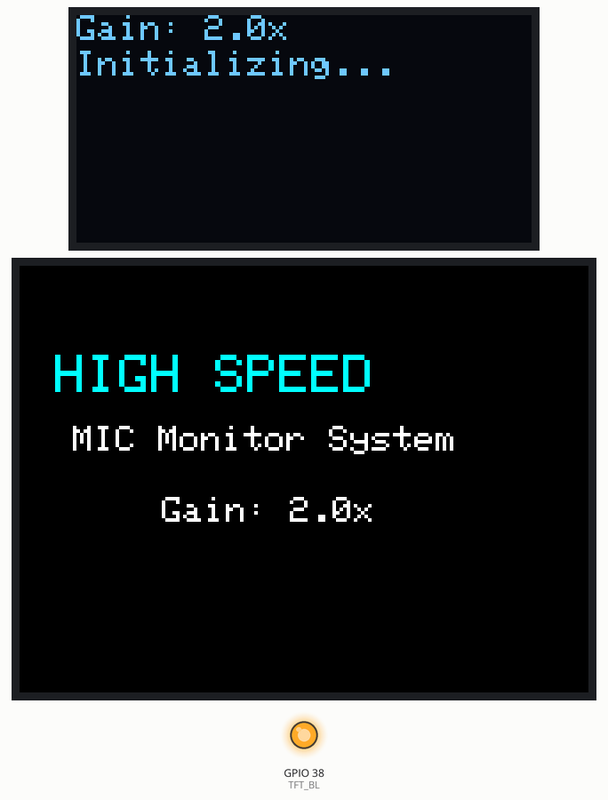
The sketch below on a simulated ESP32-S3. Parts: 128×64 one-colour display, 320×240 colour display, output pins drawn as LEDs (lit = HIGH). I2S audio is not simulated (input reads silence); what the sketch prints to the serial monitor is not drawn.

Above: at 1.4 s.
At 3.5 s:
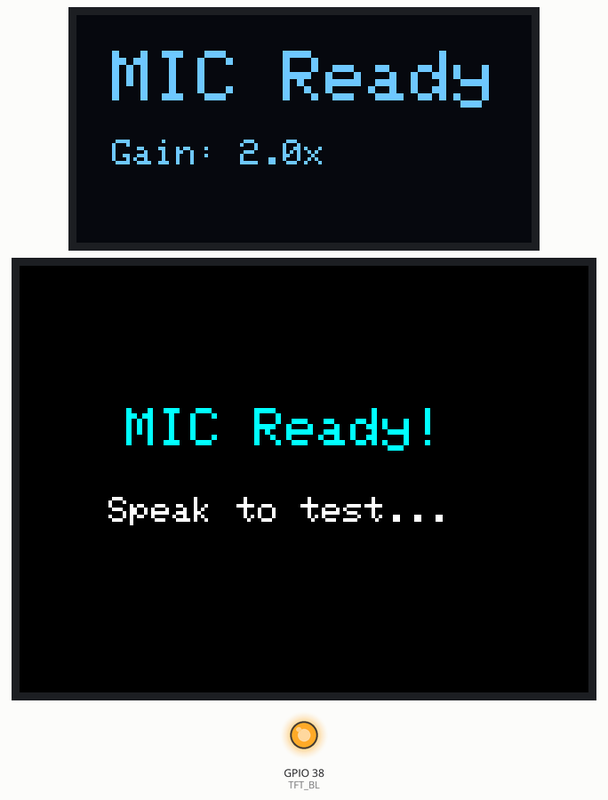
At 5.1 s:
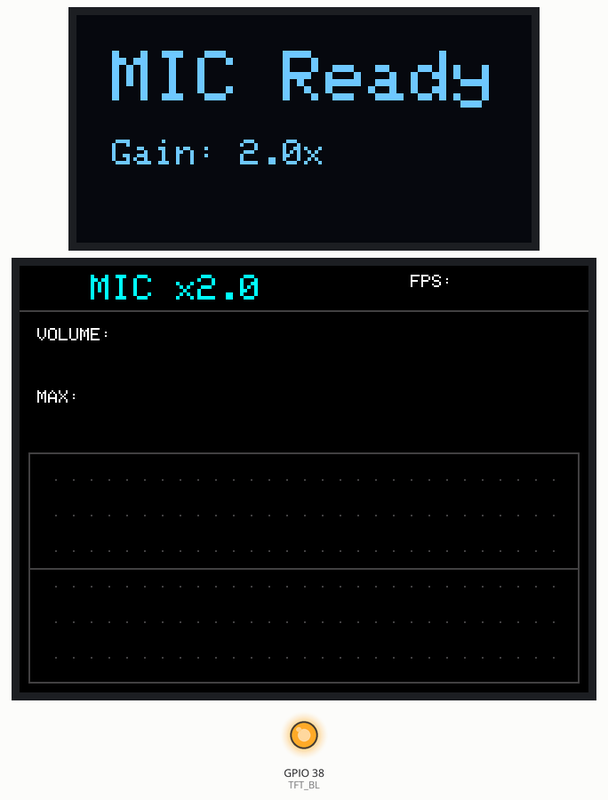
At 5.5 s:
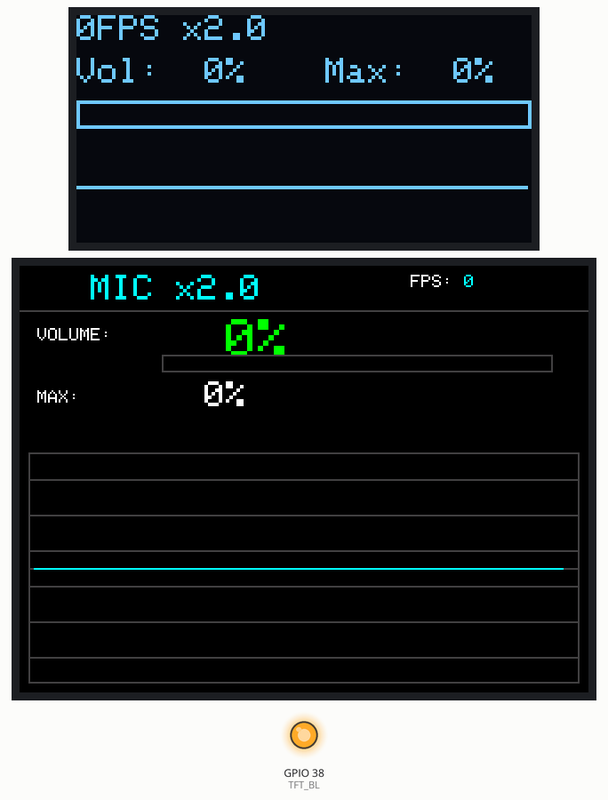
At 6.3 s:
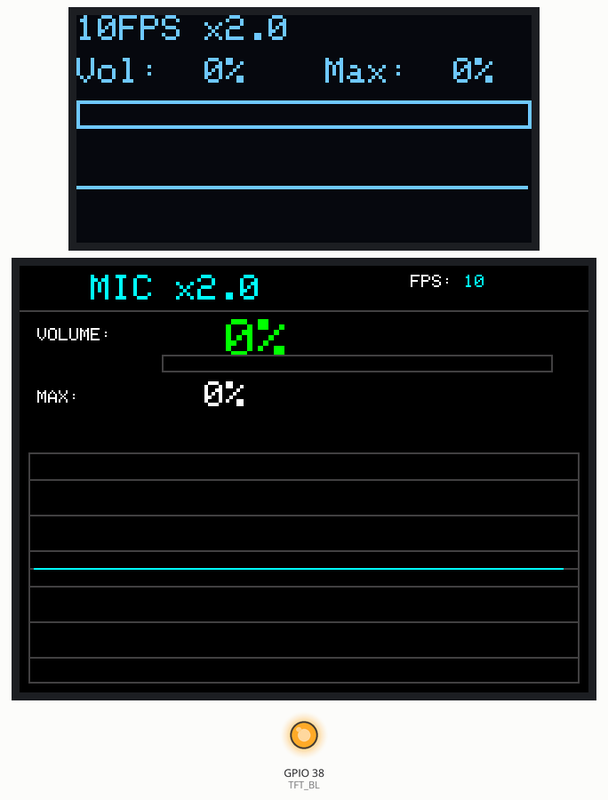

Measured:
- what the display in image 0 shows lasts 2.0 s, from 1.3 s to 3.3 s
- what the display in image 1 shows lasts 1.6 s, from 3.4 s to 5.0 s
- what the display in image 3 shows lasts 0.8 s, from 5.4 s to 6.2 s

The sketch:

ESP32-S3_INMP441_____________OLED_LCD.ino
```cpp
/*
 * ESP32-S3 INMP441麥克風測試程式 (可調整增益)
 *
 * 硬體接線:
 * === INMP441麥克風 ===
 * WS  -> GPIO4
 * SCK -> GPIO5
 * SD  -> GPIO6
 * VDD -> 3.3V
 * GND -> GND
 * L/R -> GND
 *
 * === OLED (SSD1306 128x64) ===
 * SDA -> GPIO41
 * SCL -> GPIO42
 *
 * === TFT LCD (ILI9341 240x320) ===
 * CS   -> GPIO45
 * DC   -> GPIO47
 * RST  -> GPIO21
 * MOSI -> GPIO20
 * SCK  -> GPIO19
 * BL   -> GPIO38
 */

#include <driver/i2s.h>
#include <Wire.h>
#include <SPI.h>
#include <Adafruit_GFX.h>
#include <Adafruit_SSD1306.h>
#include <Adafruit_ILI9341.h>

// ===== 🎚️ 音訊增益設定 (在這裡調整!) =====
#define MIC_GAIN 2.0        // 麥克風增益倍率 (1.0 = 原始, 2.0 = 2倍, 4.0 = 4倍)
#define WAVE_GAIN 1.0       // 波形顯示增益 (獨立調整波形靈敏度)
// ==========================================

// ===== OLED設定 =====
#define SCREEN_WIDTH 128
#define SCREEN_HEIGHT 64
#define OLED_RESET -1
#define SCREEN_ADDRESS 0x3C
#define I2C_SDA 41
#define I2C_SCL 42

Adafruit_SSD1306 oled(SCREEN_WIDTH, SCREEN_HEIGHT, &Wire, OLED_RESET);

// ===== TFT LCD設定 =====
#define TFT_CS   45
#define TFT_DC   47
#define TFT_RST  21
#define TFT_MOSI 20
#define TFT_SCK  19
#define TFT_BL   38

Adafruit_ILI9341 tft = Adafruit_ILI9341(TFT_CS, TFT_DC, TFT_MOSI, TFT_SCK, TFT_RST);

// ===== I2S麥克風設定 =====
#define I2S_WS    4
#define I2S_SCK   5
#define I2S_SD    6
#define I2S_PORT  I2S_NUM_0

// ===== 音訊參數 =====
#define SAMPLE_RATE     16000
#define BUFFER_SIZE     512
#define DISPLAY_SAMPLES 64
#define TFT_SAMPLES     120

int32_t samples[BUFFER_SIZE];
int16_t displayBuffer[DISPLAY_SAMPLES];
int16_t tftBuffer[TFT_SAMPLES];

float currentVolume = 0;
float maxVolume = 0;
float avgVolume = 0;
int32_t peakValue = 0;
bool oledOK = false;
bool tftOK = false;

// 幀率統計
unsigned long lastFrameTime = 0;
int frameCount = 0;
float fps = 0;

// TFT顏色定義
#define COLOR_BG       0x0000
#define COLOR_TEXT     0xFFFF
#define COLOR_TITLE    0x07FF
#define COLOR_BAR      0x07E0
#define COLOR_BAR_HIGH 0xFFE0
#define COLOR_BAR_MAX  0xF800
#define COLOR_WAVE     0x07FF
#define COLOR_GRID     0x4208

void setup() {
  Serial.begin(115200);
  delay(1000);

  Serial.println("\n╔════════════════════════════════════════╗");
  Serial.println("║  ESP32-S3 INMP441 高速監測系統        ║");
  Serial.println("╚════════════════════════════════════════╝");
  Serial.printf("\n🎚️  麥克風增益: %.1fx\n", MIC_GAIN);
  Serial.printf("📊 波形增益: %.1fx\n\n", WAVE_GAIN);

  // ===== 初始化TFT背光 =====
  pinMode(TFT_BL, OUTPUT);
  digitalWrite(TFT_BL, HIGH);
  Serial.println("✅ TFT背光已開啟");

  // ===== 初始化I2C (OLED) =====
  Wire.begin(I2C_SDA, I2C_SCL);
  Wire.setClock(800000);

  Serial.print("初始化OLED (800kHz)... ");
  if(oled.begin(SSD1306_SWITCHCAPVCC, SCREEN_ADDRESS)) {
    Serial.println("✅ 成功");
    oledOK = true;
    oled.clearDisplay();
    oled.setTextSize(1);
    oled.setTextColor(SSD1306_WHITE);
    oled.setCursor(0, 0);
    oled.printf("Gain: %.1fx", MIC_GAIN);
    oled.setCursor(0, 10);
    oled.println("Initializing...");
    oled.display();
  } else {
    Serial.println("❌ 失敗");
  }

  // ===== 初始化SPI (TFT) =====
  SPI.begin(TFT_SCK, -1, TFT_MOSI, TFT_CS);
  SPI.setFrequency(80000000);

  Serial.print("初始化TFT LCD (80MHz SPI)... ");
  tft.begin(80000000);
  tft.setRotation(3);
  tft.fillScreen(COLOR_BG);
  tftOK = true;
  Serial.println("✅ 成功");

  // TFT歡迎畫面
  tft.setTextColor(COLOR_TITLE);
  tft.setTextSize(3);
  tft.setCursor(20, 50);
  tft.println("HIGH SPEED");

  tft.setTextColor(COLOR_TEXT);
  tft.setTextSize(2);
  tft.setCursor(30, 90);
  tft.println("MIC Monitor System");

  tft.setTextSize(2);
  tft.setCursor(80, 130);
  tft.printf("Gain: %.1fx", MIC_GAIN);

  delay(1500);

  // ===== 初始化I2S麥克風 =====
  Serial.print("初始化麥克風... ");
  if(initI2S()) {
    Serial.println("✅ 成功");

    if(oledOK) {
      oled.clearDisplay();
      oled.setTextSize(2);
      oled.setCursor(10, 10);
      oled.println("MIC Ready");
      oled.setTextSize(1);
      oled.setCursor(10, 35);
      oled.printf("Gain: %.1fx", MIC_GAIN);
      oled.display();
    }

    if(tftOK) {
      tft.fillScreen(COLOR_BG);
      tft.setTextColor(COLOR_TITLE);
      tft.setTextSize(3);
      tft.setCursor(60, 80);
      tft.println("MIC Ready!");
      tft.setTextColor(COLOR_TEXT);
      tft.setTextSize(2);
      tft.setCursor(50, 130);
      tft.println("Speak to test...");
    }

    delay(1500);

    if(tftOK) {
      drawTFTLayout();
    }

  } else {
    Serial.println("❌ 失敗");
    if(tftOK) {
      tft.fillScreen(COLOR_BG);
      tft.setTextColor(COLOR_BAR_MAX);
      tft.setTextSize(2);
      tft.setCursor(40, 100);
      tft.println("MIC INIT FAILED!");
    }
    while(1) delay(1000);
  }

  Serial.println("\n開始高速監測...");
  Serial.println("════════════════════════════════════════\n");
  lastFrameTime = millis();
}

void loop() {
  size_t bytesRead = 0;

  esp_err_t result = i2s_read(I2S_PORT, samples, BUFFER_SIZE * sizeof(int32_t),
                              &bytesRead, pdMS_TO_TICKS(10));

  if (result == ESP_OK && bytesRead > 0) {
    int samplesRead = bytesRead / sizeof(int32_t);

    analyzeAudio(samplesRead);
    prepareDisplayData(samplesRead);

    static uint8_t updateCounter = 0;
    updateCounter++;

    if(tftOK) {
      updateTFT();
    }

    if(oledOK && (updateCounter % 2 == 0)) {
      updateOLED();
    }

    frameCount++;
    unsigned long currentTime = millis();
    if(currentTime - lastFrameTime >= 1000) {
      fps = frameCount * 1000.0 / (currentTime - lastFrameTime);
      frameCount = 0;
      lastFrameTime = currentTime;
    }

    printAudioStats();
  }
}

bool initI2S() {
  i2s_config_t i2s_config = {
    .mode = (i2s_mode_t)(I2S_MODE_MASTER | I2S_MODE_RX),
    .sample_rate = SAMPLE_RATE,
    .bits_per_sample = I2S_BITS_PER_SAMPLE_32BIT,
    .channel_format = I2S_CHANNEL_FMT_ONLY_LEFT,
    .communication_format = I2S_COMM_FORMAT_I2S,
    .intr_alloc_flags = ESP_INTR_FLAG_LEVEL1,
    .dma_buf_count = 4,
    .dma_buf_len = 512,
    .use_apll = false,
    .tx_desc_auto_clear = false,
    .fixed_mclk = 0
  };

  i2s_pin_config_t pin_config = {
    .bck_io_num = I2S_SCK,
    .ws_io_num = I2S_WS,
    .data_out_num = I2S_PIN_NO_CHANGE,
    .data_in_num = I2S_SD
  };

  esp_err_t err = i2s_driver_install(I2S_PORT, &i2s_config, 0, NULL);
  if (err != ESP_OK) return false;

  err = i2s_set_pin(I2S_PORT, &pin_config);
  if (err != ESP_OK) return false;

  i2s_zero_dma_buffer(I2S_PORT);
  delay(500);

  return true;
}

// ===== 🎚️ 音訊分析 (增益在這裡套用!) =====
void analyzeAudio(int samplesRead) {
  int64_t sum = 0;
  int32_t maxSample = 0;
  peakValue = 0;

  for(int i = 0; i < samplesRead; i++) {
    // 取得原始樣本
    int32_t sample = samples[i] >> 8;

    // 🎚️ 套用增益
    sample = (int32_t)(sample * MIC_GAIN);

    // 防止溢位
    if(sample > 8388607) sample = 8388607;
    if(sample < -8388608) sample = -8388608;

    int32_t absSample = abs(sample);
    sum += absSample;

    if(absSample > maxSample) {
      maxSample = absSample;
      peakValue = sample;
    }
  }

  avgVolume = (float)sum / samplesRead;
  currentVolume = (float)maxSample / 8388608.0 * 100.0;

  // 限制音量顯示在100%
  if(currentVolume > 100.0) currentVolume = 100.0;

  if(currentVolume > maxVolume) {
    maxVolume = currentVolume;
  }
}

// ===== 📊 波形數據準備 (波形增益在這裡!) =====
void prepareDisplayData(int samplesRead) {
  // OLED波形數據
  int step = samplesRead / DISPLAY_SAMPLES;
  if(step < 1) step = 1;

  for(int i = 0; i < DISPLAY_SAMPLES && i * step < samplesRead; i++) {
    int32_t sample = samples[i * step] >> 8;

    // 🎚️ 套用增益
    sample = (int32_t)(sample * MIC_GAIN * WAVE_GAIN);

    float normalized = (float)sample / 8388608.0;
    displayBuffer[i] = (int16_t)(normalized * 12.0);
    displayBuffer[i] = constrain(displayBuffer[i], -12, 12);
  }

  // TFT波形數據
  step = samplesRead / TFT_SAMPLES;
  if(step < 1) step = 1;

  for(int i = 0; i < TFT_SAMPLES && i * step < samplesRead; i++) {
    int32_t sample = samples[i * step] >> 8;

    // 🎚️ 套用增益
    sample = (int32_t)(sample * MIC_GAIN * WAVE_GAIN);

    float normalized = (float)sample / 8388608.0;
    tftBuffer[i] = (int16_t)(normalized * 60.0);
    tftBuffer[i] = constrain(tftBuffer[i], -60, 60);
  }
}

void updateOLED() {
  oled.clearDisplay();

  oled.setTextSize(1);
  oled.setTextColor(SSD1306_WHITE);
  oled.setCursor(0, 0);
  oled.printf("%.0fFPS x%.1f", fps, MIC_GAIN);

  oled.setCursor(0, 12);
  oled.printf("Vol:%3.0f%%", currentVolume);

  oled.setCursor(70, 12);
  oled.printf("Max:%3.0f%%", maxVolume);

  oled.drawRect(0, 24, 128, 8, SSD1306_WHITE);
  int barWidth = (int)(currentVolume * 1.26);
  if(barWidth > 126) barWidth = 126;
  if(barWidth > 0) {
    oled.fillRect(1, 25, barWidth, 6, SSD1306_WHITE);
  }

  int centerY = 48;
  for(int i = 0; i < DISPLAY_SAMPLES - 1; i++) {
    int x1 = i * 2;
    int x2 = (i + 1) * 2;
    int y1 = constrain(centerY - displayBuffer[i], 34, 62);
    int y2 = constrain(centerY - displayBuffer[i + 1], 34, 62);
    oled.drawLine(x1, y1, x2, y2, SSD1306_WHITE);
  }

  oled.display();
}

void drawTFTLayout() {
  tft.fillScreen(COLOR_BG);

  tft.setTextColor(COLOR_TITLE);
  tft.setTextSize(2);
  tft.setCursor(40, 5);
  tft.printf("MIC x%.1f", MIC_GAIN);

  tft.drawFastHLine(0, 25, 320, COLOR_GRID);

  tft.setTextColor(COLOR_TEXT);
  tft.setTextSize(1);
  tft.setCursor(10, 35);
  tft.println("VOLUME:");

  tft.setCursor(10, 70);
  tft.println("MAX:");

  tft.setCursor(220, 5);
  tft.println("FPS:");

  tft.drawRect(5, 105, 310, 130, COLOR_GRID);

  for(int y = 120; y <= 220; y += 20) {
    for(int x = 20; x < 310; x += 10) {
      tft.drawPixel(x, y, COLOR_GRID);
    }
  }

  tft.drawFastHLine(5, 170, 310, COLOR_GRID);
}

void updateTFT() {
  tft.fillRect(80, 30, 130, 60, COLOR_BG);
  tft.fillRect(250, 5, 60, 15, COLOR_BG);

  tft.setTextColor(COLOR_TITLE);
  tft.setTextSize(1);
  tft.setCursor(250, 5);
  tft.printf("%.0f", fps);

  tft.setTextSize(3);
  uint16_t volColor = COLOR_BAR;
  if(currentVolume > 80) volColor = COLOR_BAR_MAX;
  else if(currentVolume > 50) volColor = COLOR_BAR_HIGH;

  tft.setTextColor(volColor);
  tft.setCursor(80, 30);
  tft.printf("%3.0f%%", currentVolume);

  tft.setTextColor(COLOR_TEXT);
  tft.setTextSize(2);
  tft.setCursor(80, 65);
  tft.printf("%3.0f%%", maxVolume);

  int barWidth = (int)(currentVolume * 2.2);
  if(barWidth > 220) barWidth = 220;

  tft.fillRect(80, 50, 220, 10, COLOR_BG);
  tft.drawRect(80, 50, 220, 10, COLOR_GRID);

  if(barWidth > 0) {
    uint16_t barColor = COLOR_BAR;
    if(currentVolume > 80) barColor = COLOR_BAR_MAX;
    else if(currentVolume > 50) barColor = COLOR_BAR_HIGH;

    tft.fillRect(81, 51, barWidth-2, 8, barColor);
  }

  tft.fillRect(6, 106, 308, 128, COLOR_BG);

  for(int y = 120; y <= 220; y += 20) {
    tft.drawFastHLine(6, y, 308, COLOR_GRID);
  }
  tft.drawFastHLine(6, 170, 308, COLOR_GRID);

  int centerY = 170;
  for(int i = 0; i < TFT_SAMPLES - 1; i++) {
    int x1 = 8 + i * 2.5;
    int x2 = 8 + (i + 1) * 2.5;
    int y1 = constrain(centerY - tftBuffer[i], 107, 233);
    int y2 = constrain(centerY - tftBuffer[i + 1], 107, 233);

    tft.drawLine(x1, y1, x2, y2, COLOR_WAVE);
  }
}

void printAudioStats() {
  static unsigned long lastPrint = 0;
  if(millis() - lastPrint > 1000) {
    Serial.printf("🎤 FPS:%.1f | Gain:%.1fx | 音量:%5.1f%% | 最大:%5.1f%%\n",
                  fps, MIC_GAIN, currentVolume, maxVolume);
    lastPrint = millis();
  }
}
```
